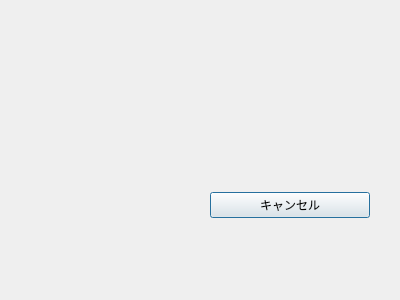
<?xml version="1.0" encoding="UTF-8"?>
<ui version="4.0">
 <class>select</class>
 <widget class="QDialog" name="select">
  <property name="geometry">
   <rect>
    <x>0</x>
    <y>0</y>
    <width>400</width>
    <height>300</height>
   </rect>
  </property>
  <property name="windowTitle">
   <string>Dialog</string>
  </property>
  <widget class="QWidget" name="horizontalLayoutWidget">
   <property name="geometry">
    <rect>
     <x>10</x>
     <y>110</y>
     <width>361</width>
     <height>80</height>
    </rect>
   </property>
   <layout class="QHBoxLayout" name="selectLayout"/>
  </widget>
  <widget class="QWidget" name="horizontalLayoutWidget_2">
   <property name="geometry">
    <rect>
     <x>210</x>
     <y>190</y>
     <width>160</width>
     <height>31</height>
    </rect>
   </property>
   <layout class="QHBoxLayout" name="horizontalLayout">
    <item>
     <widget class="QPushButton" name="cancelBut">
      <property name="text">
       <string>キャンセル</string>
      </property>
     </widget>
    </item>
   </layout>
  </widget>
 </widget>
 <resources/>
 <connections/>
</ui>
